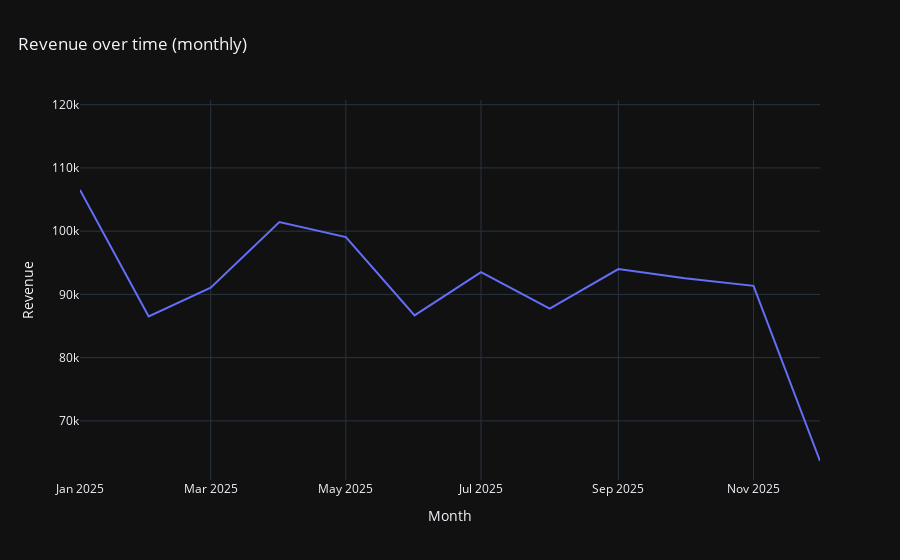

Source (notebook cell):
### Markdown cell above
## what is Revenue trend (monthly)

### Code cell
fig = px.line(trend, x="month", y="revenue", title="Revenue over time (monthly)")
fig.update_layout(title={"x": 0.02})
fig.update_xaxes(title_text="Month")
fig.update_yaxes(title_text="Revenue")
save_fig(fig, FIGS / "revenue_trend_monthly.png")
fig

### Figure 1 — Plotly figure (JSON) as saved in the notebook; plotly's stock layout.template omitted (floating-point values rounded to 4 significant figures)
{"data": [{"hovertemplate": "month=%{x}<br>revenue=%{y}<extra></extra>", "legendgroup": "", "line": {"color": "#636efa", "dash": "solid"}, "marker": {"symbol": "circle"}, "mode": "lines", "name": "", "orientation": "v", "showlegend": false, "x": ["2025-01", "2025-02", "2025-03", "2025-04", "2025-05", "2025-06", "2025-07", "2025-08", "2025-09", "2025-10", "2025-11", "2025-12", "NaT"], "xaxis": "x", "y": [106500.0, 86510.0, 91070.0, 101500.0, 99060.0, 86680.0, 93530.0, 87770.0, 94010.0, 92550.0, 91350.0, 63660.0, 117700.0], "yaxis": "y", "type": "scatter"}], "layout": {"xaxis": {"anchor": "y", "domain": [0.0, 1.0], "title": {"text": "Month"}}, "yaxis": {"anchor": "x", "domain": [0.0, 1.0], "title": {"text": "Revenue"}}, "legend": {"tracegroupgap": 0}, "title": {"text": "Revenue over time (monthly)", "x": 0.02}}}
